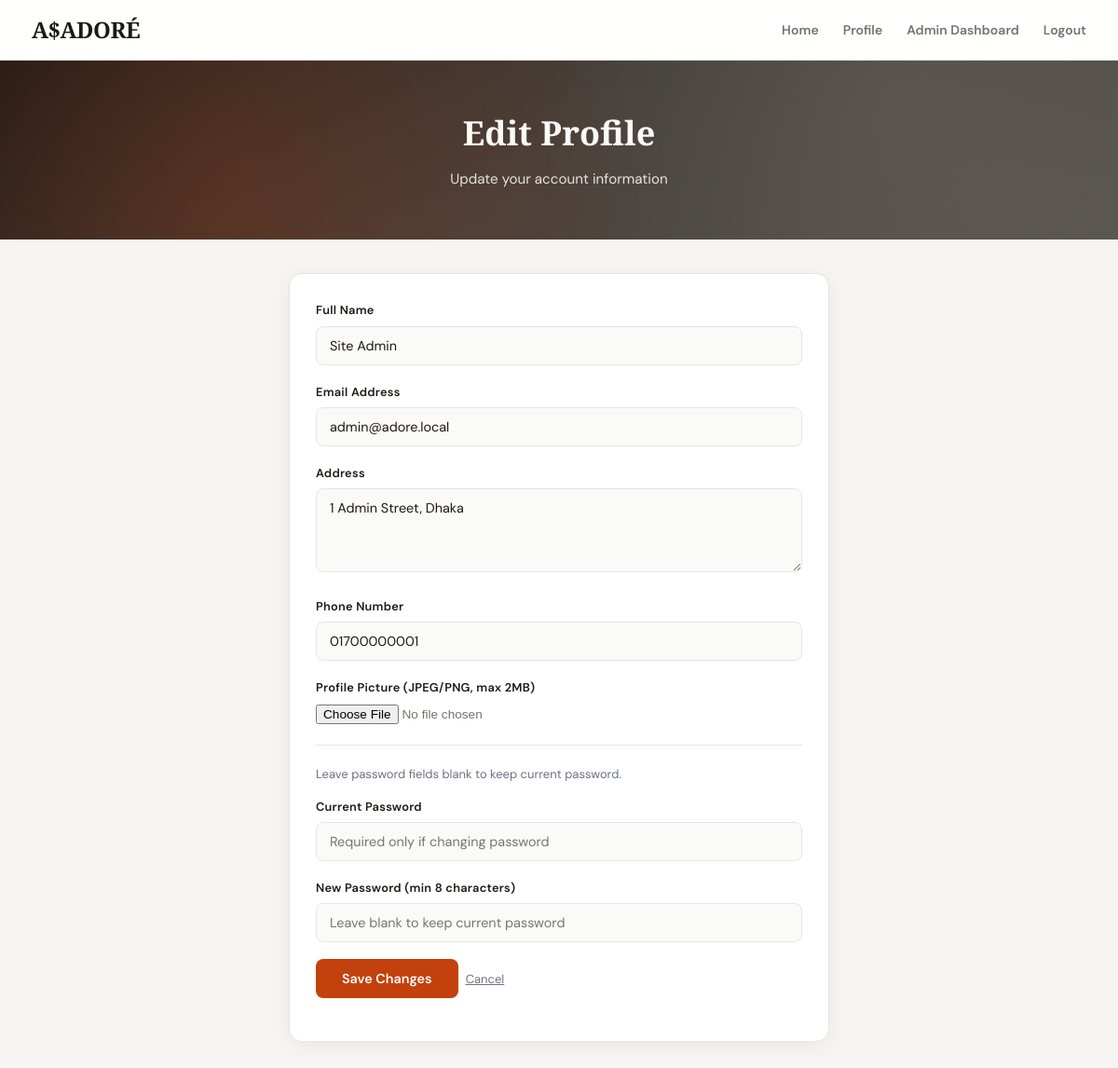
Screenshot of /view/editprofile.php (signed in) with the database file from the repository.
### tables this page shows
CREATE TABLE IF NOT EXISTS users (
    id INT AUTO_INCREMENT PRIMARY KEY,
    name VARCHAR(100) NOT NULL,
    email VARCHAR(150) NOT NULL UNIQUE,
    password_hash VARCHAR(255) NOT NULL,
    role ENUM('admin','customer') NOT NULL DEFAULT 'customer',
    profile_picture VARCHAR(255),
    address TEXT NOT NULL,
    phone VARCHAR(30) NOT NULL,
    created_at TIMESTAMP DEFAULT CURRENT_TIMESTAMP
);

### model/mydb.php (called while the page is built, shortened)
<?php
class MyDB {
    function getUserById($id, $conn){
        $sql  = "SELECT * FROM users WHERE id = ?";
        $stmt = $conn->prepare($sql);
        $stmt->bind_param("i", $id);
        $stmt->execute();
        return $stmt->get_result();
    }
}
?>

### control/editprofile_process.php (called while the page is built, shortened)
<?php
include_once '../model/mydb.php';
$mydb = new MyDB();
$conn = $mydb->createConn();
$result     = $mydb->getUserById($_SESSION["user_id"], $conn);
$user           = $result->fetch_assoc();
$name           = $user["name"];
$email          = $user["email"];
$address        = $user["address"];
$phone          = $user["phone"];
?>

### view/editprofile.php (the view, shortened to what this page needs)
<?php
include '../control/editprofile_process.php';
?>
<!DOCTYPE html>
<html lang="en">
<head>
    <link rel="stylesheet" type="text/css" href="../css/task1_style.css">
</head>
<body>
<nav>
    <div class="nav-inner">
        <a class="nav-brand" href="Home.php">A$ADORÉ</a>
        <div class="nav-links">
            <a href="Home.php">Home</a>
            <a href="profile.php">Profile</a>
            <?php if($_SESSION["role"] === "admin"){ ?>
                <a href="admin_dashboard.php">Admin Dashboard</a>
            <?php } ?>
            <a href="../control/logout_process.php">Logout</a>
        </div>
    </div>
</nav>
<div class="page-header">
    <h1>Edit Profile</h1>
    <p>Update your account information</p>
</div>
<div class="main-container">
    <div class="card" style="max-width:580px; margin:0 auto;">
        <form action="" method="post" enctype="multipart/form-data" onsubmit="return validateProfile()">
            <div class="form-group">
                <label for="name">Full Name</label>
                <input type="text" id="name" name="name" value="<?php echo htmlspecialchars($name); ?>">
            </div>
            <div class="form-group">
                <label for="email">Email Address</label>
                <input type="text" id="email" name="email" value="<?php echo htmlspecialchars($email); ?>">
            </div>
            <div class="form-group">
                <label for="address">Address</label>
                <textarea id="address" name="address"><?php echo htmlspecialchars($address); ?></textarea>
            </div>
            <div class="form-group">
                <label for="phone">Phone Number</label>
                <input type="text" id="phone" name="phone" value="<?php echo htmlspecialchars($phone); ?>">
            </div>
            <div class="form-group">
                <label for="profile_picture">Profile Picture (JPEG/PNG, max 2MB)</label>
                <input type="file" id="profile_picture" name="profile_picture">
            </div>
            <hr style="border:none;border-top:1px solid #e5e7eb;margin:20px 0;">
            <p style="font-size:13px;color:#6b7280;margin-bottom:14px;">Leave password fields blank to keep current password.</p>
            <div class="form-group">
                <label for="current_password">Current Password</label>
                <input type="password" id="current_password" name="current_password" placeholder="Required only if changing password">
            </div>
            <div class="form-group">
                <label for="new_password">New Password (min 8 characters)</label>
                <input type="password" id="new_password" name="new_password" placeholder="Leave blank to keep current password">
            </div>
            <div class="form-group">
                <input type="submit" name="update" value="Save Changes">
                &nbsp;<a href="profile.php" style="color:#6b7280;font-size:13px;">Cancel</a>
            </div>
        </form>
    </div>
</div>
</body>
</html>

### css/task1_style.css (style rules this page uses)
:root { --bg: #f6f5f3; --surface: #ffffff; --text: #1c1917; --text-muted: #78716c; --primary: #1c1917; --accent: #c2410c; --accent-hover: #9a3412; --accent-soft: #ffedd5; --border: #e7e5e4; --shadow: 0 4px 24px rgba(28, 25, 23, 0.06); --shadow-hover: 0 12px 40px rgba(28, 25, 23, 0.12); --radius: 14px; --radius-sm: 8px; --nav-h: 64px; --font: 'DM Sans', system-ui, sans-serif; --font-display: 'Playfair Display', Georgia, serif; }
* { box-sizing: border-box; margin: 0; padding: 0; }
body { font-family: var(--font); background: var(--bg); color: var(--text); font-size: 15px; line-height: 1.65; -webkit-font-smoothing: antialiased; }
nav { background: var(--surface); border-bottom: 1px solid var(--border); box-shadow: 0 1px 0 rgba(255,255,255,0.8) inset; position: sticky; top: 0; z-index: 200; backdrop-filter: blur(12px); background: rgba(255, 255, 255, 0.92); }
.nav-inner { display: flex; align-items: center; justify-content: space-between; max-width: 1180px; margin: 0 auto; padding: 0 24px; height: var(--nav-h); }
.nav-brand { font-family: var(--font-display); color: var(--primary); font-size: 1.5rem; font-weight: 700; text-decoration: none; letter-spacing: -0.02em; }
.nav-links a { color: var(--text-muted); margin-left: 22px; text-decoration: none; font-weight: 600; font-size: 0.875rem; transition: color 0.2s; }
.page-header { background: linear-gradient(135deg, #1c1917 0%, #44403c 50%, #57534e 100%); color: #fafaf9; text-align: center; padding: 48px 24px 52px; margin-bottom: 36px; position: relative; overflow: hidden; }
.page-header::before { content: ''; position: absolute; inset: 0; background: radial-gradient(circle at 20% 80%, rgba(194, 65, 12, 0.25) 0%, transparent 50%), radial-gradient(circle at 80% 20%, rgba(255, 237, 213, 0.08) 0%, transparent 40%); pointer-events: none; }
.page-header h1 { font-family: var(--font-display); font-size: clamp(1.75rem, 4vw, 2.25rem); margin-bottom: 8px; position: relative; font-weight: 700; }
.page-header p { font-size: 0.95rem; opacity: 0.88; position: relative; max-width: 480px; margin: 0 auto; }
.main-container { max-width: 1180px; margin: 0 auto; padding: 0 24px 48px; }
.form-group { margin-bottom: 18px; }
label { display: block; font-weight: 600; font-size: 0.8rem; margin-bottom: 6px; color: var(--text); letter-spacing: 0.02em; }
input[type="text"], input[type="email"], input[type="password"], input[type="number"], input[type="date"], select, textarea { width: 100%; padding: 11px 14px; border: 1px solid var(--border); border-radius: var(--radius-sm); font-size: 0.9rem; font-family: var(--font); background: #fafaf9; color: var(--text); transition: border-color 0.2s, box-shadow 0.2s, background 0.2s; }
textarea { min-height: 90px; resize: vertical; }
input[type="file"] { font-size: 0.85rem; color: var(--text-muted); }
input[type="submit"] { background: var(--accent); color: #fff; border: 0; border-radius: var(--radius-sm); padding: 12px 28px; font-size: 0.9rem; font-weight: 600; cursor: pointer; transition: background 0.2s, transform 0.15s; font-family: var(--font); }
.card { background: var(--surface); border: 1px solid var(--border); border-radius: var(--radius); box-shadow: var(--shadow); padding: 28px; margin-bottom: 28px; }

### rows the page displays
users: name "Site Admin", email "admin@adore.local", address "1 Admin Street, Dhaka", phone "01700000001"
